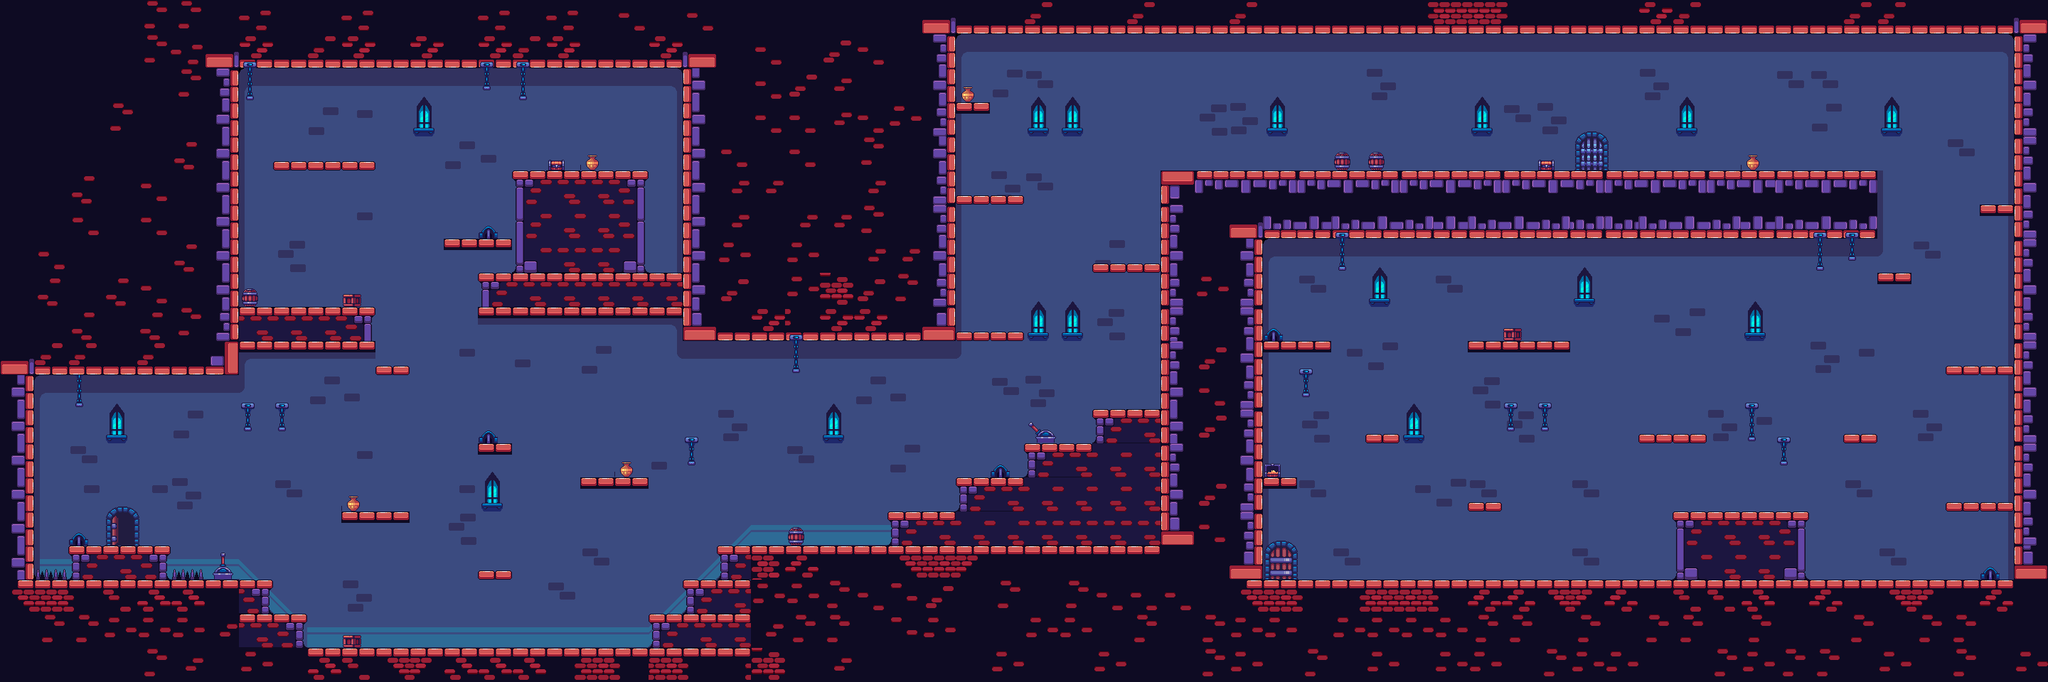

This is a level from a 2D game, rendered from its Tiled map with the project's own tilesets. A one-line summary and the map file follow, with tile-layer data summarised:
An orthogonal 60x20 tile map with 48x48 px tiles, 1 tile layer (Capa de patrones 1) and 55 objects (48x Pared, 5x Enemigo, player).

<map version="1.5" tiledversion="1.7.2" orientation="orthogonal" renderorder="right-down" width="60" height="20" tilewidth="48" tileheight="48" infinite="0" nextlayerid="3" nextobjectid="74">
 <tileset firstgid="1" name="Final" tilewidth="48" tileheight="48" tilecount="1200" columns="60">
  <image source="Final.png" width="2880" height="960" />
 </tileset>
 <layer id="1" name="Capa de patrones 1" width="60" height="20">
  <data>[1200 cells, 1200 non-empty, 1200 distinct tile ids]</data>
 </layer>
 <objectgroup id="2" name="Paredes Y Pisos">
  <object id="2" x="0" y="96" width="1344" />
  <object id="3" name="Pared" x="0" y="96" width="336" height="432" />
  <object id="4" name="Pared" x="960" y="96" width="384" height="384" />
  <object id="5" name="Pared" x="720" y="240" width="192" height="144" />
  <object id="6" name="Pared" x="384.5" y="225" width="145" height="16" />
  <object id="7" name="Pared" x="623.333" y="336.667" width="96.3333" height="14" />
  <object id="9" name="Pared" x="336" y="432" width="192" height="62.6667" />
  <object id="10" name="Pared" x="672" y="384" width="288" height="61" />
  <object id="11" name="Pared" x="527.727" y="515.091" width="49" height="13" />
  <object id="14" name="Pared" x="672" y="624.5" width="48" height="16" />
  <object id="15" name="Pared" x="818.667" y="673.333" width="91.6667" height="16" />
  <object id="16" name="Pared" x="672" y="802" width="49" height="15" />
  <object id="17" name="Pared" x="480" y="720" width="95" height="16" />
  <object id="18" name="Pared" x="0" y="0" width="1344" height="96" />
  <object id="19" name="Pared" x="1344" y="0" width="1536" height="48" />
  <object id="20" name="Pared" x="0" y="528" width="48" height="432" />
  <object id="21" name="Pared" x="48" y="816" width="288" height="144" />
  <object id="22" name="Pared" x="96" y="768" width="144" height="48" />
  <object id="23" name="Pared" x="432" y="912.5" width="622" height="47.5" />
  <object id="24" name="Pared" x="1056" y="768" width="720" height="192" />
  <object id="26" name="Pared" x="1248" y="720" width="528" height="48" />
  <object id="27" name="Pared" x="1344" y="672" width="432" height="48" />
  <object id="28" name="Pared" x="1440" y="624" width="336" height="48" />
  <object id="29" name="Pared" x="1536" y="576" width="240" height="48" />
  <object id="30" name="Pared" x="1632" y="240" width="144" height="336" />
  <object id="31" name="Pared" x="1776" y="240" width="864" height="96" />
  <object id="32" name="Pared" x="2832" y="48" width="48" height="768" />
  <object id="33" name="Pared" x="1776" y="816" width="1104" height="144" />
  <object id="34" name="Pared" x="2352" y="720" width="190.667" height="96" />
  <object id="35" name="Pared" x="1776" y="480" width="96" height="15.5" />
  <object id="36" name="Pared" x="1776" y="672" width="48" height="15.5" />
  <object id="37" name="Pared" x="2064" y="480" width="144.667" height="16" />
  <object id="38" name="Pared" x="2305.08" y="610.583" width="96" height="13.75" />
  <object id="39" name="Pared" x="2784.5" y="287.667" width="45.6667" height="14.6667" />
  <object id="40" name="Pared" x="2063.25" y="707.25" width="48.5" height="13" />
  <object id="41" name="Pared" x="1344" y="145" width="48" height="15.3333" />
  <object id="42" name="Pared" x="2592.05" y="610.333" width="47.9394" height="13.7575" />
  <object id="43" name="Pared" x="2736.67" y="707" width="95.3333" height="13.3333" />
  <object id="47" name="player" x="183.764" y="704.427">
   <point />
  </object>
  <object id="54" name="Pared" x="336" y="864.167" width="96" height="95.8333" />
  <object id="56" name="Pared" x="1343.33" y="273.666" width="96" height="15.3333" />
  <object id="57" name="Pared" x="1343.67" y="465.333" width="96" height="15.3333" />
  <object id="58" name="Pared" x="1535.83" y="370.333" width="96" height="15.3333" />
  <object id="60" name="Pared" x="912" y="864" width="144" height="48" />
  <object id="61" name="Pared" x="960" y="816" width="96" height="48" />
  <object id="62" name="Pared" x="1008" y="768" width="48" height="48" />
  <object id="63" name="Pared" x="336" y="816" width="48" height="48" />
  <object id="64" name="Pared" x="1920.36" y="610.773" width="48.5" height="13" />
  <object id="65" name="Pared" x="2735" y="514.75" width="96.6667" height="15.1666" />
  <object id="66" name="Pared" x="2641" y="384.833" width="45.6667" height="14.6667" />
  <object id="67" name="Enemigo" x="472" y="626.667">
   <point />
  </object>
  <object id="68" name="Enemigo" x="697.333" y="554.667">
   <point />
  </object>
  <object id="69" name="Enemigo" x="1009.33" y="581.333">
   <point />
  </object>
  <object id="70" name="Enemigo" x="850.667" y="769.333">
   <point />
  </object>
  <object id="71" name="Enemigo" x="661.333" y="721.333">
   <point />
  </object>
 </objectgroup>
</map>